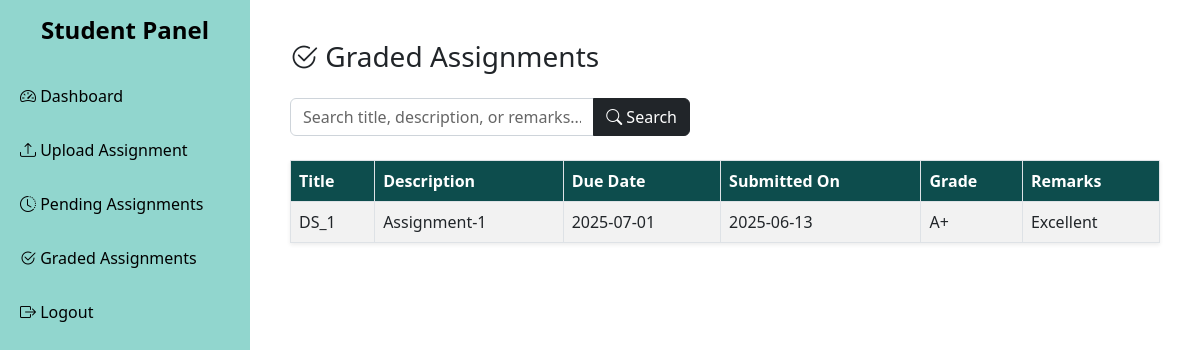
The page /graded_assignments.php (signed in) on the database its author committed.
### tables this page shows
CREATE TABLE `submissions` (
  `submission_id` int(11) NOT NULL,
  `assignment_id` int(11) NOT NULL,
  `s_id` int(11) NOT NULL,
  `file_name` varchar(255) NOT NULL,
  `file_type` varchar(50) NOT NULL,
  `submitted_at` date NOT NULL,
  `grade` varchar(10) NOT NULL,
  `remarks` text NOT NULL
);

CREATE TABLE `assignments` (
  `assignment_id` int(11) NOT NULL,
  `title` varchar(100) NOT NULL,
  `description` text NOT NULL,
  `due_date` date NOT NULL,
  `sub_id` int(11) NOT NULL,
  `file_name` varchar(255) DEFAULT NULL
);

### graded_assignments.php (the view, shortened to what this page needs)
<?php
$enroll_no = $_SESSION['enroll_no'];
$conn = mysqli_connect("localhost", "root", "", "assignment_portal");
$student_query = "SELECT s_id FROM students WHERE enroll_no = '$enroll_no'";
$student_result = mysqli_query($conn, $student_query);
$student_row = mysqli_fetch_assoc($student_result);
$student_id = $student_row['s_id'] ?? 0;
$search = isset($_GET['search']) ? mysqli_real_escape_string($conn, $_GET['search']) : '';
$query = "
SELECT a.title, a.description, a.due_date, s.grade, s.remarks, s.submitted_at
FROM assignments a
JOIN submissions s ON a.assignment_id = s.assignment_id
WHERE s.s_id = $student_id AND s.grade IS NOT NULL
";
$query .= " ORDER BY s.submitted_at DESC";
$result = mysqli_query($conn, $query);
?>
<!DOCTYPE html>
<html lang="en">
<head>
  <link href="https://cdn.jsdelivr.net/npm/bootstrap@5.2.3/dist/css/bootstrap.min.css" rel="stylesheet" />
  <link href="https://cdn.jsdelivr.net/npm/bootstrap-icons@1.10.5/font/bootstrap-icons.css" rel="stylesheet" />
</head>
<body>
<div class="wrapper">
  <nav class="sidebar">
    <h4>Student Panel</h4>
    <a href="student_dashboard.php"><i class="bi bi-speedometer2"></i> Dashboard</a>
    <a href="submit_assignment.php"><i class="bi bi-upload"></i> Upload Assignment</a>
    <a href="view_pending.php"><i class="bi bi-clock-history"></i> Pending Assignments</a>
    <a href="graded_assignments.php"><i class="bi bi-check2-circle"></i> Graded Assignments</a>
    <a href="index.php"><i class="bi bi-box-arrow-right"></i> Logout</a>
  </nav>
  <main class="content-wrapper container">
      <h3 class="mb-4 text-left"><i class="bi bi-check2-circle"></i> Graded Assignments</h3>
      <form method="GET" class="mb-4" style="max-width: 400px;">
        <div class="input-group">
          <input type="text" name="search" class="form-control" placeholder="Search title, description, or remarks..." value="<?= htmlspecialchars($search) ?>">
          <button class="btn btn-dark" type="submit"><i class="bi bi-search"></i> Search</button>
        </div>
      </form>
      <table class="table table-bordered table-striped bg-white shadow-sm">
        <thead>
          <tr>
            <th>Title</th>
            <th>Description</th>
            <th>Due Date</th>
            <th>Submitted On</th>
            <th>Grade</th>
            <th>Remarks</th>
          </tr>
        </thead>
        <tbody>
        <?php if (mysqli_num_rows($result) > 0): ?>
          <?php while ($row = mysqli_fetch_assoc($result)): ?>
            <tr>
              <td><?php echo htmlspecialchars($row['title']); ?></td>
              <td><?php echo htmlspecialchars($row['description']); ?></td>
              <td><?php echo htmlspecialchars($row['due_date']); ?></td>
              <td><?php echo htmlspecialchars($row['submitted_at']); ?></td>
              <td><?php echo htmlspecialchars($row['grade']); ?></td>
              <td><?php echo htmlspecialchars($row['remarks']); ?></td>
            </tr>
          <?php endwhile; ?>
        <?php else: ?>
          <tr>
            <td colspan="6" class="text-center text-muted">No graded assignments available yet.</td>
          </tr>
        <?php endif; ?>
        </tbody>
      </table>
    </div>
</body>
</html>

### graded_assignments.php (style rules this page uses)
body { font-family: 'Segoe UI', sans-serif; background-image: url('images/image10.jpg'); background-size: cover; background-position: center; background-repeat: no-repeat; background-attachment: fixed; margin: 0; }
.wrapper { display: flex; min-height: 100vh; background-color: rgba(255, 255, 255, 0.92); }
.sidebar { flex-shrink: 0; width: 250px; background-color: rgb(145, 214, 206); color: black; padding-top: 1rem; position: sticky; top: 0; height: 100vh; }
.sidebar h4 { text-align: center; margin-bottom: 1.5rem; font-weight: 600; }
.sidebar a { color: black; text-decoration: none; display: block; padding: 15px 20px; font-weight: 500; transition: background-color 0.3s ease; }
.content-wrapper { flex-grow: 1; padding: 40px; }
.table thead { background-color: #0d4d4d; color: white; }
.form-control::placeholder { color: #666; }

### rows shown on the page
submissions: assignment.title "DS_1", assignment.description "Assignment-1", assignment.due_date "2025-07-01", submitted_at "2025-06-13", grade "A+", remarks "Excellent"
